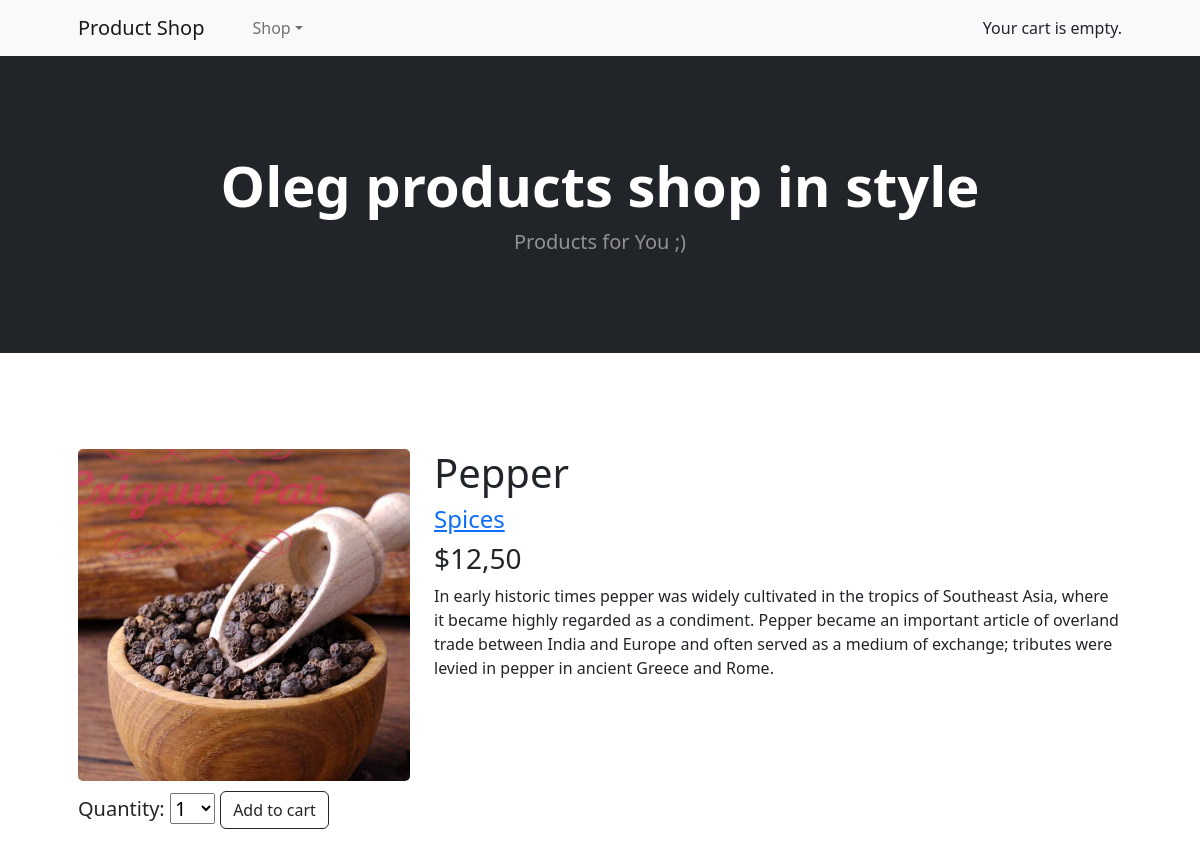
The page /3/pepper/ on the database its author committed.
### shop/models.py (models this page shows, shortened)
class Product(models.Model):
    category = models.ForeignKey(Category, related_name='products', on_delete=models.CASCADE)
    name = models.CharField(max_length=200, db_index=True)
    slug = models.SlugField(max_length=200, db_index=True)
    image = models.ImageField(upload_to='products/%Y/%m/%d', blank=True)
    description = models.TextField(blank=True)
    price = models.DecimalField(max_digits=10, decimal_places=2)
    stock = models.PositiveIntegerField()
    available = models.BooleanField(default=True)
    created = models.DateTimeField(auto_now_add=True)
    updated = models.DateTimeField(auto_now=True)
    class Meta:
        ordering = ('name',)
        index_together = (('id', 'slug'),)

class Category(models.Model):
    name = models.CharField(max_length=200, db_index=True)
    slug = models.SlugField(max_length=200, db_index=True, unique=True)
    class Meta:
        ordering = ('name',)
        verbose_name = 'Категория'
        verbose_name_plural = 'Категории'
    def __str__(self):
        return self.name
    def get_absolute_url(self):
        return reverse('shop:product_list_by_category',
                        args=[self.slug])

### shop/views.py (the view)
def product_detail(request, id, slug):
    product = get_object_or_404(Product,
                                id=id,
                                slug=slug,
                                available=True)
    cart_product_form = CartAddProductForm()
    return render(request, 'shop/product/detail.html', {'product': product,
                                                        'cart_product_form': cart_product_form})

### cart/forms.py
class CartAddProductForm(forms.Form):
    quantity = forms.TypedChoiceField(choices=PRODUCT_QUANTITY_CHOICES, coerce=int)
    update = forms.BooleanField(required=False, initial=False, widget=forms.HiddenInput)

### cart/cart.py (called while the page is built)
    def __len__(self):
        return sum(item['quantity'] for item in self.cart.values())

### cart/context_processors.py (called while the page is built)
def cart(request):
    return {'cart': Cart(request)}

### shop/templates/shop/product/detail.html (shortened to what this page needs)
{% extends "shop/base.html" %}
{% load static %}
{% block content %}
    <div class="row" style="width: 100%;">
        <div class="col-md-4">
            <img class="item-img" src="{% if product.image %}{{ product.image.url }}{% else %}{% static 'img/no_image.png' %}{% endif %}">
        </div>
         <div class="col-md-8">
            <h1>{{ product.name }}</h1>
            <h4><a href="{{ product.category.get_absolute_url }}">{{ product.category }}</a></h4>
            <h3 class="price">${{ product.price }}</h3>
            {{ product.description|linebreaks }}
         </div>
        <br>
        <form action="{% url 'cart:cart_add' product.id %}" method="post" style="margin-top: 10px;">
            <h5>{{ cart_product_form }}
            <input class="btn btn-outline-dark mt-auto" type="submit" value="Add to cart"></h5>
        </form>
    </div>
{% endblock %}

### rows shown on the page
Product: image (picture), name "Pepper", category "Spices", price "12,50", description "In early historic times pepper was widely cultivated in the tropics of Southeast Asia, where it became highly regarded as a condiment. Pepper became an important article of overland trade between India and Europe and often served as a medium of exchange; tributes were levied in pepper in ancient Greece and Rome."
